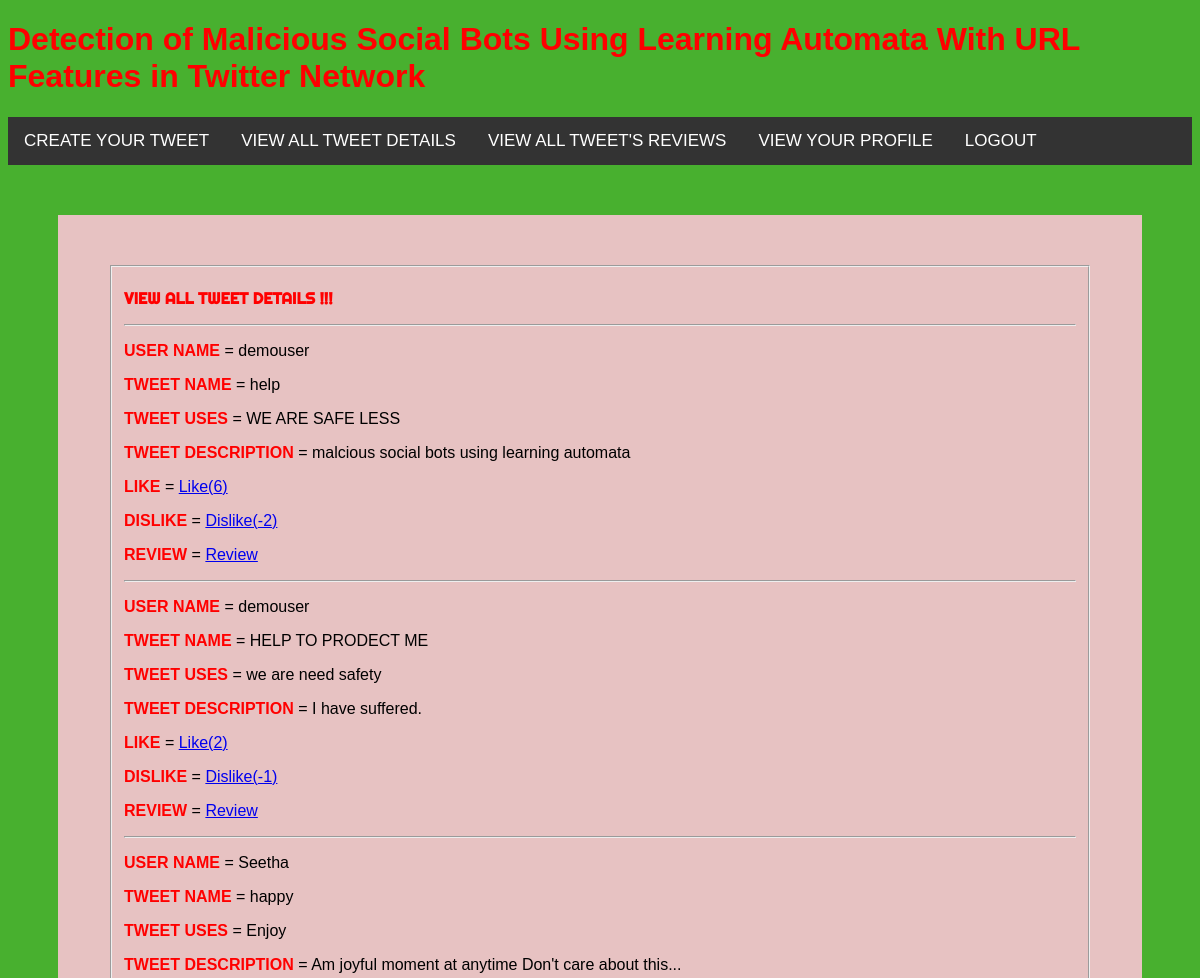
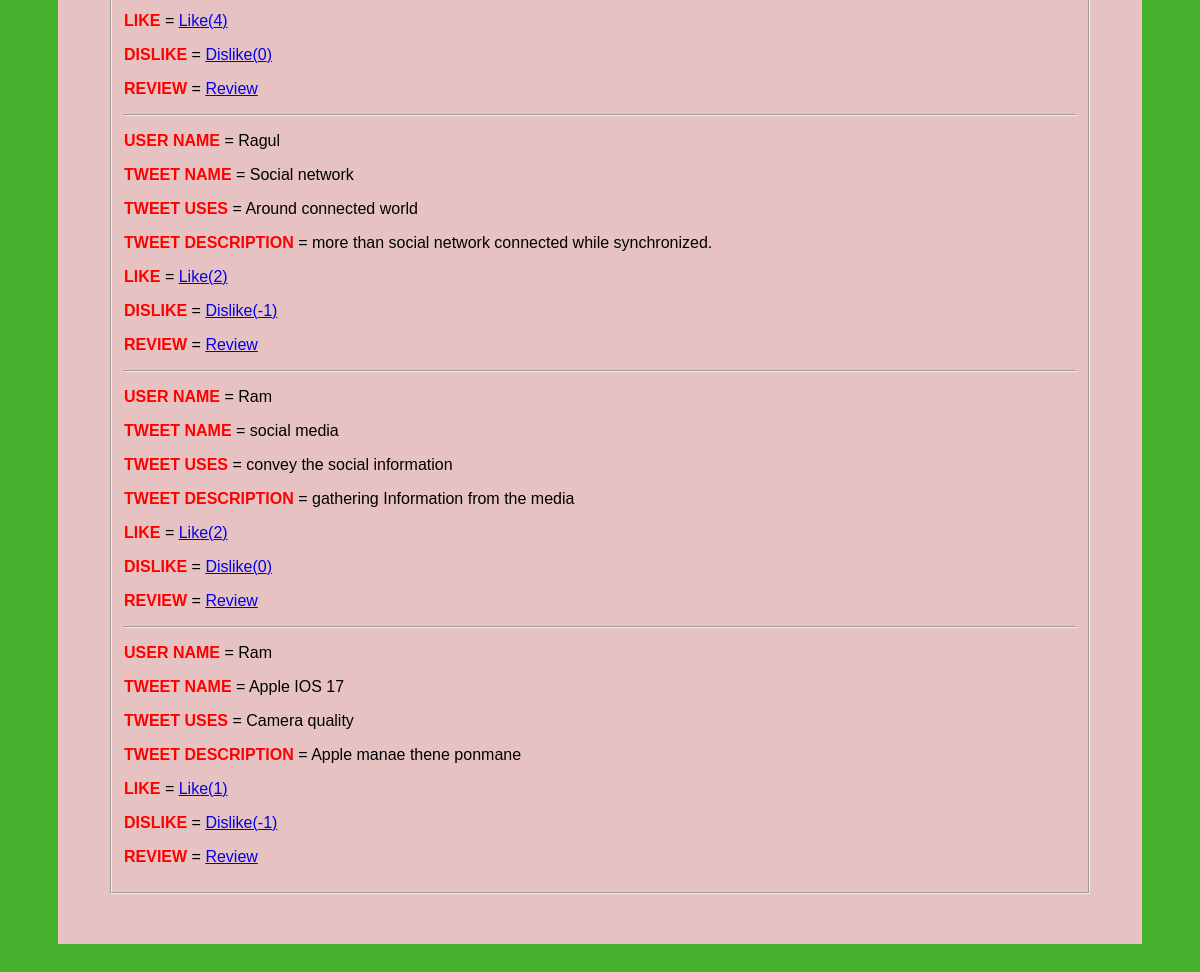
/ViewAllTweets/, run on the app's committed database (2 pictures, top to bottom).
### Remote_User/models.py (models this page shows)
class tweets_Model(models.Model):
    userId = models.ForeignKey(ClientRegister_Model, on_delete=CASCADE)
    names = models.CharField(max_length=300)
    uname= models.CharField(max_length=50)
    uses = models.CharField(max_length=100)
    tdesc = models.CharField(max_length=300)
    topics = models.CharField(max_length=300)
    sanalysis = models.CharField(max_length=300)
    senderstatus = models.CharField(default="process", max_length=300 )
    ratings = models.IntegerField(default=0)
    usefulcounts = models.IntegerField(default=0)
    dislikes = models.IntegerField(default=0)

class ClientRegister_Model(models.Model):
    username = models.CharField(max_length=30)
    email = models.EmailField(max_length=30)
    password = models.CharField(max_length=10)
    phoneno = models.CharField(max_length=10)
    country = models.CharField(max_length=30)
    state = models.CharField(max_length=30)
    city = models.CharField(max_length=30)

### Remote_User/views.py (the view)
# urls.py: url(r'^ViewAllTweets/$', clientview.ViewAllTweets, name="ViewAllTweets"),
def ViewAllTweets(request):
    obj = tweets_Model.objects.all()
    return render(request, 'RUser/ViewAllTweets.html', {'list_objects': obj})

### Template/htmls/RUser/ViewAllTweets.html (shortened to what this page needs)
{% extends 'RUser/design.html' %}
{% block userblock %}
	<body>
	<div class="container-fluid">
		<div class="container">
			<div class="row">
				<div class="col-md-5">
 					<form role="form" method="POST" >
						<fieldset>
						<p class="text-uppercase pull-center style1">VIEW ALL TWEET DETAILS !!! </p>
						 {% for object in list_objects %}
                            <hr>
 							<div class="form-group">
                                <P><span class="style1">USER NAME</span> = {{object.userId.username}}</P>
                            </div>
							<div class="form-group">
                                <P><span class="style1">TWEET NAME</span> = {{object.names}}</P>
                            </div>
							<div class="form-group">
                                <P><span class="style1">TWEET USES</span> = {{object.uses}}</P>
							</div>
							<div class="form-group">
                                <p><span class="style1">TWEET DESCRIPTION </span> = {{object.tdesc}}</p>
							</div>
							<div class="form-group">
                                <p><span class="style1">LIKE</span> = <a href="{% url 'ratings' object.id %}">Like({{object.ratings}})</a></p>
							</div>
							<div class="form-group">
                                <p><span class="style1">DISLIKE</span> = <a href="{% url 'dislikes' object.id %}">Dislike({{object.dislikes}})</a></p>
							</div>
							<div class="form-group">
                                <p><span class="style1">REVIEW</span> = <a href="{% url 'Review' object.id%}">Review </a></p>
							</div>
 {% endfor %}
						</fieldset>
					</form>
				</div>
            </div>
        </div>
    </div>
{% endblock %}

### Template/htmls/RUser/design.html (shortened to what this page needs)
<!DOCTYPE html>
<html lang="en">
<head>
<meta http-equiv="Content-Type" content="text/html; charset=utf-8"></head>
<body>
<h1 class="style1">Detection of Malicious Social Bots Using Learning Automata With URL Features in Twitter Network
</h1>
<div  class="topnav">
  <a href="{% url 'CreateTweet' %}">CREATE YOUR TWEET</a>
     <a href="{% url 'ViewAllTweets' %}">VIEW ALL TWEET DETAILS</a>
     <a href="{% url 'Viewreviews' %}">VIEW ALL TWEET'S REVIEWS</a>
<a href="{% url 'ViewYourProfile' %}">VIEW YOUR PROFILE</a>
  <a href="{% url 'login' %}">LOGOUT</a>
</div>
<div class="mainholder">
{% block userblock %}
{% endblock %}
</div>
</body>
</html>

### Template/htmls/RUser/design.html (style rules this page uses)
body { background-color:#48b02f;; font-family: 'Inconsolata', sans-serif; background-color: #48b02f; }
h1 { color:white; }
.topnav { overflow: hidden; background-color: #333; }
.topnav a { float: left; color: #ffffff; text-align: center; padding: 14px 16px; text-decoration: none; font-size: 17px; }
.style1 { color: #c54949 }

### Template/htmls/RUser/ViewAllTweets.html (style rules this page uses)
body { background-color:#48b02f; }
.container-fluid { padding:50px; }
.container { background-color:rgb(231, 194, 194);padding:50px; }
.text-uppercase { font-family: 'Righteous', cursive; }
.style1 { color: #FF0000; font-weight: bold; }

### data on the page
tweets_Model: userId.username "demouser", names "help", uses "WE ARE SAFE LESS", tdesc "malcious social bots using learning automata", ratings "6", dislikes "-2"
tweets_Model: userId.username "demouser", names "HELP TO PRODECT ME", uses "we are need safety", tdesc "I have suffered.", ratings "2", dislikes "-1"
tweets_Model: userId.username "Seetha", names "happy", uses "Enjoy", tdesc "Am joyful moment at anytime Don't care about this...", ratings "4", dislikes "0"
tweets_Model: userId.username "Ragul", names "Social network", uses "Around connected world", tdesc "more than social network connected while synchronized.", ratings "2", dislikes "-1"
tweets_Model: userId.username "Ram", names "social media", uses "convey the social information", tdesc "gathering Information from the media", ratings "2", dislikes "0"
tweets_Model: userId.username "Ram", names "Apple IOS 17", uses "Camera quality", tdesc "Apple manae thene ponmane", ratings "1", dislikes "-1"
